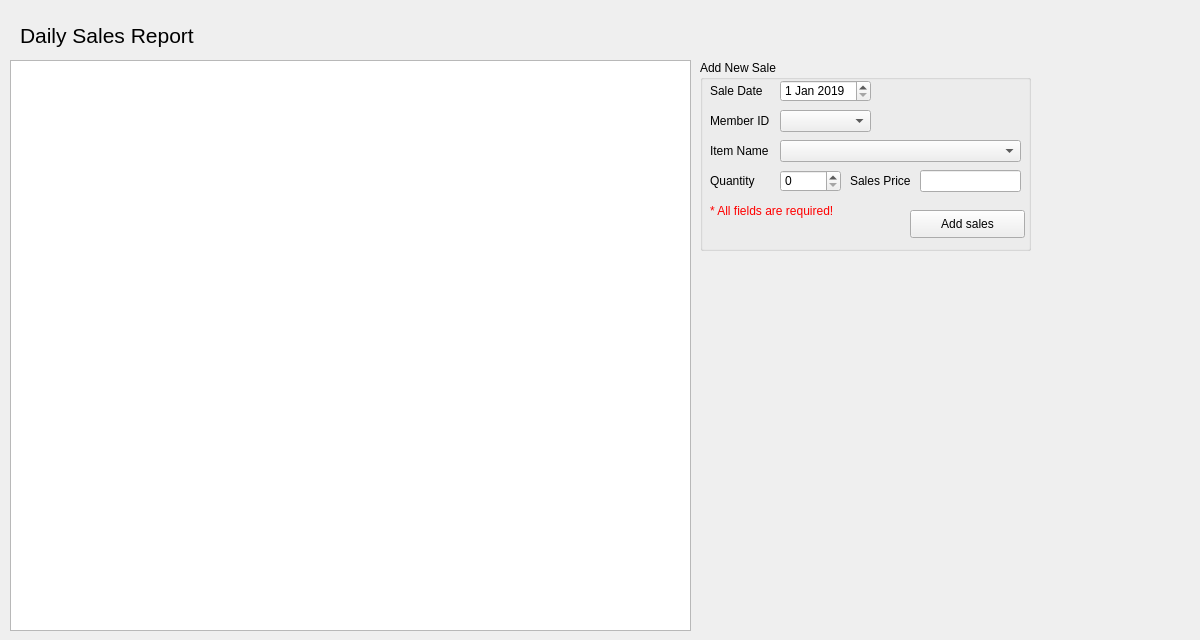
<?xml version="1.0" encoding="UTF-8"?>
<ui version="4.0">
 <class>aSales</class>
 <widget class="QWidget" name="aSales">
  <property name="geometry">
   <rect>
    <x>0</x>
    <y>0</y>
    <width>1200</width>
    <height>640</height>
   </rect>
  </property>
  <property name="sizePolicy">
   <sizepolicy hsizetype="Fixed" vsizetype="Fixed">
    <horstretch>0</horstretch>
    <verstretch>0</verstretch>
   </sizepolicy>
  </property>
  <property name="minimumSize">
   <size>
    <width>1200</width>
    <height>640</height>
   </size>
  </property>
  <property name="maximumSize">
   <size>
    <width>1200</width>
    <height>640</height>
   </size>
  </property>
  <property name="windowTitle">
   <string>Form</string>
  </property>
  <widget class="QTableView" name="aSalesTableView">
   <property name="geometry">
    <rect>
     <x>10</x>
     <y>60</y>
     <width>681</width>
     <height>571</height>
    </rect>
   </property>
  </widget>
  <widget class="QGroupBox" name="groupBox">
   <property name="geometry">
    <rect>
     <x>700</x>
     <y>60</y>
     <width>331</width>
     <height>191</height>
    </rect>
   </property>
   <property name="title">
    <string>Add New Sale</string>
   </property>
   <widget class="QDateEdit" name="dateEdit">
    <property name="geometry">
     <rect>
      <x>80</x>
      <y>20</y>
      <width>91</width>
      <height>22</height>
     </rect>
    </property>
    <property name="minimumDateTime">
     <datetime>
      <hour>0</hour>
      <minute>0</minute>
      <second>0</second>
      <year>2019</year>
      <month>1</month>
      <day>1</day>
     </datetime>
    </property>
   </widget>
   <widget class="QLabel" name="label">
    <property name="geometry">
     <rect>
      <x>10</x>
      <y>15</y>
      <width>81</width>
      <height>31</height>
     </rect>
    </property>
    <property name="text">
     <string>Sale Date</string>
    </property>
   </widget>
   <widget class="QLabel" name="label_2">
    <property name="geometry">
     <rect>
      <x>10</x>
      <y>45</y>
      <width>81</width>
      <height>31</height>
     </rect>
    </property>
    <property name="text">
     <string>Member ID</string>
    </property>
   </widget>
   <widget class="QComboBox" name="memberIDComboBox">
    <property name="geometry">
     <rect>
      <x>80</x>
      <y>50</y>
      <width>91</width>
      <height>22</height>
     </rect>
    </property>
   </widget>
   <widget class="QLabel" name="label_3">
    <property name="geometry">
     <rect>
      <x>10</x>
      <y>75</y>
      <width>81</width>
      <height>31</height>
     </rect>
    </property>
    <property name="text">
     <string>Item Name</string>
    </property>
   </widget>
   <widget class="QComboBox" name="itemNameComboBox">
    <property name="geometry">
     <rect>
      <x>80</x>
      <y>80</y>
      <width>241</width>
      <height>22</height>
     </rect>
    </property>
   </widget>
   <widget class="QLabel" name="label_4">
    <property name="geometry">
     <rect>
      <x>10</x>
      <y>105</y>
      <width>81</width>
      <height>31</height>
     </rect>
    </property>
    <property name="text">
     <string>Quantity</string>
    </property>
   </widget>
   <widget class="QSpinBox" name="qtySpinBox">
    <property name="geometry">
     <rect>
      <x>80</x>
      <y>110</y>
      <width>61</width>
      <height>22</height>
     </rect>
    </property>
   </widget>
   <widget class="QLabel" name="label_5">
    <property name="geometry">
     <rect>
      <x>150</x>
      <y>105</y>
      <width>71</width>
      <height>31</height>
     </rect>
    </property>
    <property name="text">
     <string>Sales Price </string>
    </property>
   </widget>
   <widget class="QLineEdit" name="salesPriceLineEdit">
    <property name="geometry">
     <rect>
      <x>220</x>
      <y>110</y>
      <width>101</width>
      <height>22</height>
     </rect>
    </property>
   </widget>
   <widget class="QPushButton" name="addSalesButton">
    <property name="geometry">
     <rect>
      <x>210</x>
      <y>150</y>
      <width>115</width>
      <height>28</height>
     </rect>
    </property>
    <property name="text">
     <string>Add sales</string>
    </property>
   </widget>
   <widget class="QLabel" name="label_6">
    <property name="geometry">
     <rect>
      <x>10</x>
      <y>140</y>
      <width>241</width>
      <height>21</height>
     </rect>
    </property>
    <property name="styleSheet">
     <string notr="true">color: rgb(255, 0, 0)
</string>
    </property>
    <property name="text">
     <string>* All fields are required!</string>
    </property>
   </widget>
  </widget>
  <widget class="QLabel" name="label_7">
   <property name="geometry">
    <rect>
     <x>20</x>
     <y>10</y>
     <width>1081</width>
     <height>51</height>
    </rect>
   </property>
   <property name="font">
    <font>
     <pointsize>16</pointsize>
    </font>
   </property>
   <property name="text">
    <string>Daily Sales Report</string>
   </property>
  </widget>
 </widget>
 <resources/>
 <connections/>
</ui>
